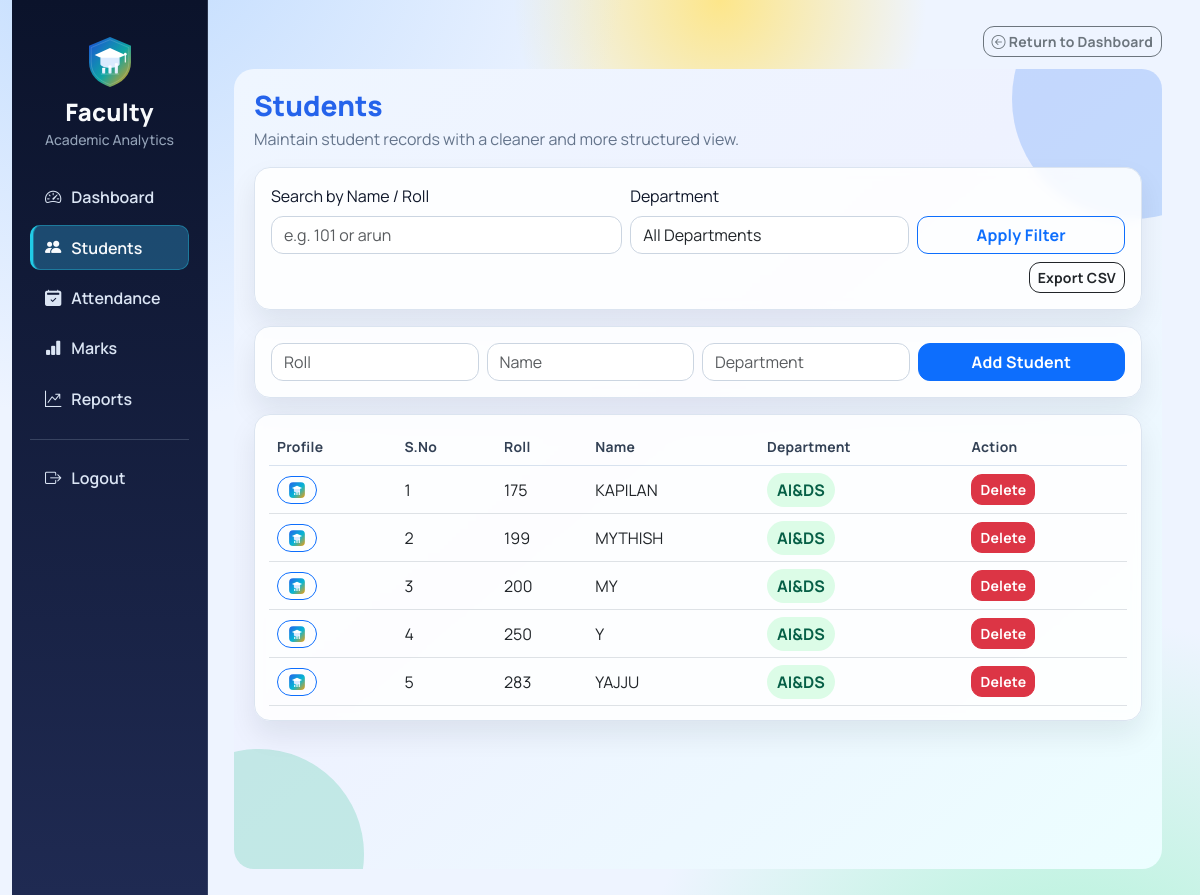
/students (signed in), run on the app's committed database.
### models.py (models this page shows)
class Student(db.Model):
    roll_no = db.Column(db.Integer, primary_key=True)
    name = db.Column(db.String(100))
    dept = db.Column(db.String(50))

### app.py (the view, shortened to what this page needs)
@app.route("/students", methods=["GET", "POST"])
def students():
    if "user" not in session:
        return redirect("/")
    search_query = request.args.get("q", "").strip()
    dept_filter = request.args.get("dept", "").strip()
    query = Student.query
    if search_query:
        if search_query.isdigit():
            query = query.filter(Student.roll_no == int(search_query))
        else:
            query = query.filter(Student.name.ilike(f"%{search_query}%"))
    if dept_filter:
        query = query.filter(Student.dept == dept_filter)
    students_data = query.order_by(Student.roll_no.asc()).all()
    departments = [
        row[0] for row in db.session.query(Student.dept).distinct().order_by(Student.dept.asc()).all()
    ]
    return render_template(
        "students.html",
        students=students_data,
        search_query=search_query,
        dept_filter=dept_filter,
        departments=departments
    )

### templates/students.html (shortened to what this page needs)
{% extends "base.html" %}
{% block content %}
<div class="students-page">
    <div class="students-header">
        <h3>Students</h3>
        <p>Maintain student records with a cleaner and more structured view.</p>
    </div>
    <div class="students-form-card">
        <form method="GET" class="row g-2 align-items-end">
            <div class="col-md-5">
                <label class="form-label">Search by Name / Roll</label>
                <input name="q" value="{{ search_query }}" class="form-control" placeholder="e.g. 101 or arun">
            </div>
            <div class="col-md-4">
                <label class="form-label">Department</label>
                <select name="dept" class="form-control">
                    <option value="">All Departments</option>
                </select>
            </div>
            <div class="col-md-3 d-grid">
                <button class="btn btn-outline-primary">Apply Filter</button>
            </div>
        </form>
        <div class="d-flex justify-content-end mt-2">
            <a href="/export/students" class="btn btn-sm btn-outline-dark">Export CSV</a>
        </div>
    </div>
    <div class="students-form-card">
        <form method="POST" class="row g-2">
            <div class="col-md-3"><input name="roll" class="form-control" placeholder="Roll" required></div>
            <div class="col-md-3"><input name="name" class="form-control" placeholder="Name" required></div>
            <div class="col-md-3"><input name="dept" class="form-control" placeholder="Department" required></div>
            <div class="col-md-3 d-grid"><button class="btn btn-primary">Add Student</button></div>
        </form>
    </div>
    <div class="students-table-card">
        <div class="table-responsive">
            <table class="table table-hover align-middle">
                <thead>
                    <tr>
                        <th>Profile</th>
                        <th>S.No</th>
                        <th>Roll</th>
                        <th>Name</th>
                        <th>Department</th>
                        <th>Action</th>
                    </tr>
                </thead>
                <tbody>
                    {% for s in students %}
                    <tr>
                        <td>
                            <a href="/dashboard?student_roll={{ s.roll_no }}" class="btn btn-sm btn-outline-primary profile-link" title="Open student profile" aria-label="Open student profile">
                                <img src="{{ url_for('static', filename='logo-mark.svg') }}" alt="Profile logo" class="mini-logo">
                            </a>
                        </td>
                        <td>{{ loop.index }}</td>
                        <td>{{ s.roll_no }}</td>
                        <td>{{ s.name }}</td>
                        <td><span class="badge-dept">{{ s.dept }}</span></td>
                        <td>
                            <a href="/delete_student/{{ s.roll_no }}" class="btn btn-danger btn-sm"
                               onclick="return confirm('Delete this student?')">
                               Delete
                            </a>
                        </td>
                    </tr>
                    {% endfor %}
                </tbody>
            </table>
        </div>
    </div>
</div>
{% endblock %}

### templates/base.html (shortened to what this page needs)
<!DOCTYPE html>
<html>
<head>
    <link href="https://cdn.jsdelivr.net/npm/bootstrap@5.3.0/dist/css/bootstrap.min.css" rel="stylesheet">
    <link rel="stylesheet" href="https://cdn.jsdelivr.net/npm/bootstrap-icons@1.11.3/font/bootstrap-icons.min.css">
</head>
<body>
<div class="container-fluid app-shell">
    <div class="row g-0">
        <div class="col-lg-3 col-xl-2 sidebar">
            <div class="brand">
                <img src="{{ url_for('static', filename='logo.svg') }}" alt="Faculty Analytics logo" class="brand-logo">
                <h4>Faculty</h4>
                <small>Academic Analytics</small>
            </div>
            <div class="nav flex-column nav-panel">
                <a href="/dashboard" class="nav-link {% if request.path == '/dashboard' %}active{% endif %}">
                    <i class="bi bi-speedometer2"></i><span>Dashboard</span>
                </a>
                <a href="/students" class="nav-link {% if request.path == '/students' %}active{% endif %}">
                    <i class="bi bi-people-fill"></i><span>Students</span>
                </a>
                <a href="/attendance" class="nav-link {% if request.path == '/attendance' %}active{% endif %}">
                    <i class="bi bi-calendar2-check-fill"></i><span>Attendance</span>
                </a>
                <a href="/marks" class="nav-link {% if request.path == '/marks' %}active{% endif %}">
                    <i class="bi bi-bar-chart-fill"></i><span>Marks</span>
                </a>
                <a href="/reports" class="nav-link {% if request.path == '/reports' %}active{% endif %}">
                    <i class="bi bi-graph-up-arrow"></i><span>Reports</span>
                </a>
            </div>
            <div class="logout">
                <a href="/logout" class="nav-link">
                    <i class="bi bi-box-arrow-right"></i><span>Logout</span>
                </a>
            </div>
        </div>
        <div class="col-lg-9 col-xl-10 content-area">
            {% if 'user' in session and (request.path != '/dashboard' or request.args.get('student_roll')) %}
            <div class="return-bar">
                <a href="/dashboard" class="btn btn-sm btn-outline-secondary">
                    <i class="bi bi-arrow-left-circle"></i> Return to Dashboard
                </a>
            </div>
            {% endif %}
            {% block content %}{% endblock %}
        </div>
    </div>
</div>
</body>
</html>

### templates/base.html (style rules this page uses)
:root { --bg-page: #eef4ff; --sidebar-start: #0b132b; --sidebar-end: #1f2a52; --text-main: #0f172a; --text-soft: #64748b; --heading-primary: #2563eb; --heading-secondary: #0ea5a4; --heading-tertiary: #0f172a; --line: #d3dded; --card-bg: #ffffff; --card-shadow: 0 16px 34px rgba(15, 23, 42, 0.11); --nav-hover: rgba(125, 211, 252, 0.18); --nav-active-bg: rgba(56, 189, 248, 0.3); --nav-active-border: rgba(34, 211, 238, 0.95); }
body { margin: 0; font-family: "Manrope", sans-serif; background: radial-gradient(circle at 10% -10%, #bfdbfe 0%, transparent 35%), radial-gradient(circle at 90% 120%, #a7f3d0 0%, transparent 30%), radial-gradient(circle at 60% 0%, #fde68a 0%, transparent 18%), var(--bg-page); overflow-x: hidden; color: var(--text-main); }
* { transition: all 0.18s cubic-bezier(.4,0,.2,1); }
h1, h2, h3 { color: var(--heading-primary); }
h4, h5, h6 { color: var(--heading-secondary); }
.app-shell { min-height: 100vh; }
.sidebar { min-height: 100vh; color: #e2e8f0; background: linear-gradient(180deg, var(--sidebar-start), var(--sidebar-end)); border-right: 1px solid rgba(148, 163, 184, 0.22); padding: 24px 18px; position: sticky; top: 0; }
.brand { text-align: center; padding: 10px 8px 14px; }
.brand-logo { width: 56px; height: 56px; object-fit: contain; margin-bottom: 8px; }
.brand h4 { margin-bottom: 0; font-weight: 800; letter-spacing: 0.3px; color: #f8fafc; }
.brand small { color: #94a3b8; font-weight: 500; }
.nav-panel { margin-top: 10px; gap: 6px; }
.nav-link { color: #dbe5f4; padding: 10px 12px; border-radius: 10px; display: flex; align-items: center; gap: 10px; font-weight: 600; border-left: 3px solid transparent; }
.nav-link i { font-size: 1.02rem; }
.nav-link.active { color: #f8fafc; background: var(--nav-active-bg); border-left-color: var(--nav-active-border); box-shadow: inset 0 0 0 1px rgba(34, 211, 238, 0.35); }
.logout { margin-top: 18px; border-top: 1px solid rgba(148, 163, 184, 0.28); padding-top: 16px; }
.content-area { min-height: 100vh; padding: 26px; }
.return-bar { display: flex; justify-content: flex-end; margin-bottom: 12px; }
.btn { border-radius: 11px; font-weight: 700; letter-spacing: 0.2px; }
.table { --bs-table-bg: transparent; }
.table thead th { color: #334155; font-size: 0.87rem; letter-spacing: 0.25px; border-bottom-color: #d8e2ef; }

### templates/students.html (style rules this page uses)
.students-page { position: relative; min-height: 100vh; padding: 20px; border-radius: 20px; background: linear-gradient(140deg, #eff6ff 0%, #eef2ff 45%, #ecfeff 100%); overflow: hidden; }
.students-page::before, .students-page::after { content: ""; position: absolute; border-radius: 50%; z-index: 0; }
.students-page::before { width: 240px; height: 240px; right: -90px; top: -90px; background: rgba(59, 130, 246, 0.24); }
.students-page::after { width: 210px; height: 210px; left: -80px; bottom: -90px; background: rgba(16, 185, 129, 0.2); }
.students-header, .students-form-card, .students-table-card { position: relative; z-index: 1; }
.students-header h3 { margin-bottom: 4px; font-weight: 800; color: #2563eb; }
.students-header p { color: #64748b; margin-bottom: 16px; }
.students-form-card, .students-table-card { background: rgba(255, 255, 255, 0.85); border: 1px solid #dbe4f0; border-radius: 16px; box-shadow: 0 14px 28px rgba(15, 23, 42, 0.08); backdrop-filter: blur(5px); }
.students-form-card { padding: 16px; margin-bottom: 16px; }
.students-table-card { padding: 14px; }
.students-form-card .form-control { border-radius: 12px; border-color: #cbd5e1; }
.students-form-card .btn-primary { border-radius: 12px; }
.students-table-card .table { margin: 0; }
.badge-dept { background: #dcfce7; color: #065f46; font-weight: 700; border-radius: 999px; padding: 6px 10px; }
.profile-link { display: inline-flex; align-items: center; gap: 6px; border-radius: 999px; padding: 4px 10px; font-weight: 700; }
.profile-link .mini-logo { width: 18px; height: 18px; object-fit: contain; }

### data on the page
Student: roll_no "175", name "KAPILAN", dept "AI&DS"
Student: roll_no "199", name "MYTHISH", dept "AI&DS"
Student: roll_no "200", name "MY", dept "AI&DS"
Student: roll_no "250", name "Y", dept "AI&DS"
Student: roll_no "283", name "YAJJU", dept "AI&DS"
